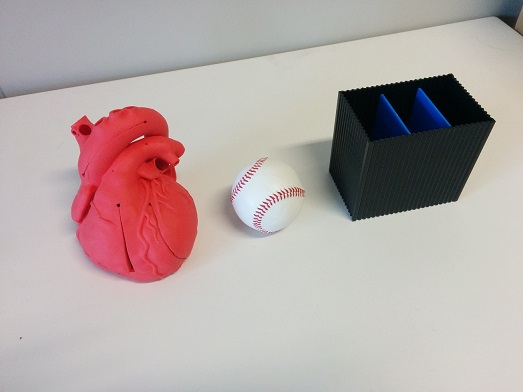
#> input picture imgs/boxBallHeart.jpg, 523 x 392 px
$ python CannyEdge.py
#> lines starting #> are read from the running program, lines starting #| are printed output that depends on the picture; after the words box and inside, x2 and y2 are one past the last pixel; in counts of white or black regions, pixels touching at a corner belong together
# coding: UTF-8
# 参考 : http://docs.opencv.org/trunk/da/d22/tutorial_py_canny.html

import cv2
import numpy as np

#グレースケールで画像を読み込み canny edge detectorにかける
img       = cv2.imread('imgs/boxBallHeart.jpg')
#> img is the input picture: shape (392, 523, 3); mean B, G, R 165.7, 167.6, 180.5
img       = cv2.cvtColor( img, cv2.COLOR_BGR2GRAY )
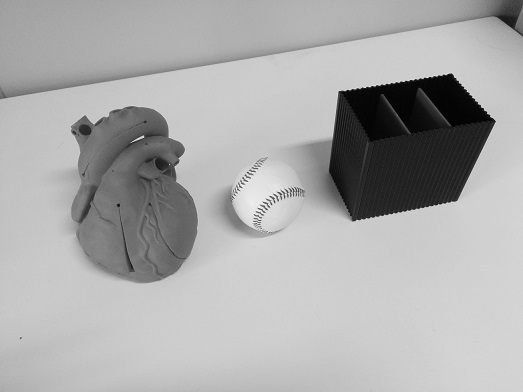
#> img: shape (392, 523); min 1, max 248, mean 171.2
img_edges = cv2.Canny(img,100,200)
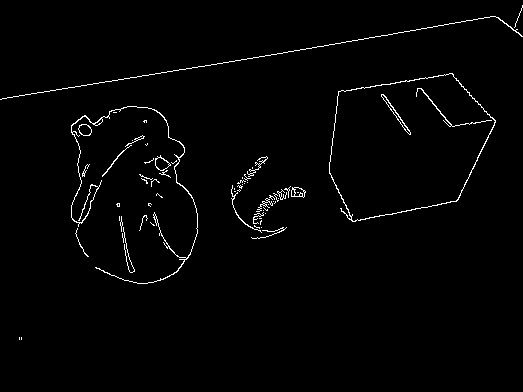
#> img_edges: shape (392, 523); 1.6% white in thin lines or dots, all inside (x1, y1, x2, y2) = (0, 5, 523, 340)

cv2.imshow('original  ',img)
cv2.imshow('canny edge',img_edges)
if cv2.waitKey(0) :
#> (key Esc is pressed here)
    cv2.destroyAllWindows()
